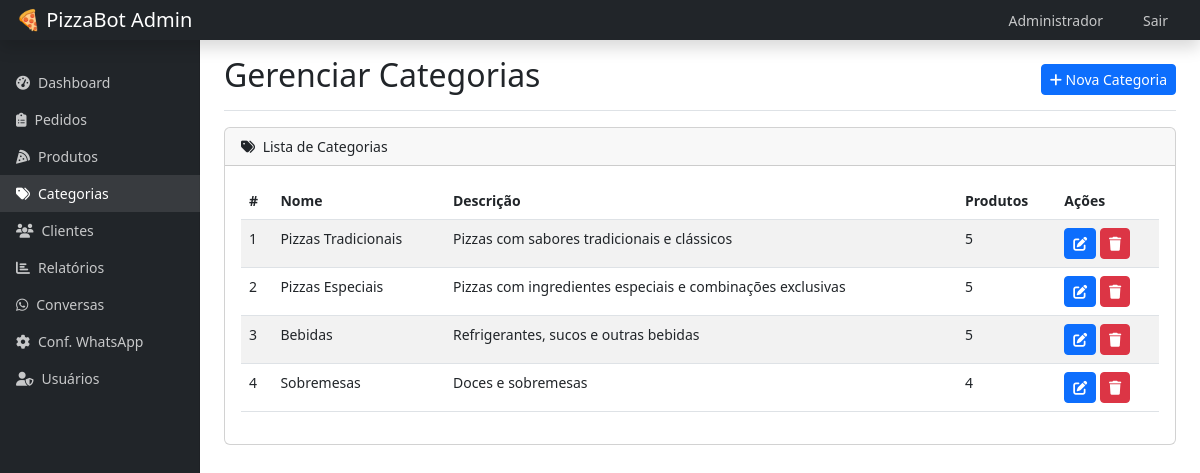
Page /admin/categories (signed in) on the committed database.
### models.py (models this page shows)
class User(db.Model, UserMixin):
    id = db.Column(db.Integer, primary_key=True)
    name = db.Column(db.String(100), nullable=False)
    email = db.Column(db.String(100), unique=True, nullable=False)
    password = db.Column(db.String(200), nullable=False)
    role = db.Column(db.String(20), default='staff')  # admin, staff
    created_at = db.Column(db.DateTime, default=datetime.utcnow)

class Category(db.Model):
    id = db.Column(db.Integer, primary_key=True)
    name = db.Column(db.String(100), nullable=False)
    description = db.Column(db.Text, nullable=True)
    products = db.relationship('Product', backref='category', lazy=True)

### routes/admin.py (the view)
@admin_bp.route('/categories')
@login_required
def categories():
    categories = Category.query.all()
    return render_template('admin/categories.html', categories=categories)

### app.py (called while the page is built)
@login_manager.user_loader
def load_user(user_id):
    return User.query.get(int(user_id))

### templates/admin/categories.html (shortened to what this page needs)
{% extends 'admin/base.html' %}
{% block content %}
<div class="d-flex justify-content-between flex-wrap flex-md-nowrap align-items-center pt-3 pb-2 mb-3 border-bottom">
    <h1 class="h2">Gerenciar Categorias</h1>
    <div class="btn-toolbar mb-2 mb-md-0">
        <button type="button" class="btn btn-sm btn-primary" data-bs-toggle="modal" data-bs-target="#addCategoryModal">
            <i class="fas fa-plus"></i> Nova Categoria
        </button>
    </div>
</div>
<div class="card mb-4">
    <div class="card-header">
        <i class="fas fa-tags me-1"></i>
        Lista de Categorias
    </div>
    <div class="card-body">
        <div class="table-responsive">
            <table class="table table-striped table-hover">
                <thead>
                    <tr>
                        <th>#</th>
                        <th>Nome</th>
                        <th>Descrição</th>
                        <th>Produtos</th>
                        <th>Ações</th>
                    </tr>
                </thead>
                <tbody>
                    {% for category in categories %}
                    <tr>
                        <td>{{ category.id }}</td>
                        <td>{{ category.name }}</td>
                        <td>{{ category.description or '-' }}</td>
                        <td>{{ category.products|length }}</td>
                        <td>
                            <button class="btn btn-sm btn-primary" data-bs-toggle="modal" data-bs-target="#editCategoryModal{{ category.id }}">
                                <i class="fas fa-edit"></i>
                            </button>
                            <button class="btn btn-sm btn-danger" data-bs-toggle="modal" data-bs-target="#deleteCategoryModal{{ category.id }}">
                                <i class="fas fa-trash"></i>
                            </button>
                        </td>
                    </tr>
                    {% endfor %}
                </tbody>
            </table>
        </div>
    </div>
</div>
{% endblock %}

### templates/admin/base.html (shortened to what this page needs)
<!DOCTYPE html>
<html lang="pt-BR">
<head>
    <link href="https://cdn.jsdelivr.net/npm/bootstrap@5.3.0-alpha1/dist/css/bootstrap.min.css" rel="stylesheet">
    <link rel="stylesheet" href="https://cdnjs.cloudflare.com/ajax/libs/font-awesome/6.4.0/css/all.min.css">
</head>
<body>
    <nav class="navbar navbar-dark sticky-top bg-dark flex-md-nowrap p-0 shadow">
        <a class="navbar-brand col-md-3 col-lg-2 mr-0 px-3" href="#">🍕 PizzaBot Admin</a>
        <ul class="navbar-nav px-3 d-flex flex-row">
            <li class="nav-item text-nowrap me-2">
                <span class="nav-link">{{ current_user.name }}</span>
            </li>
            <li class="nav-item text-nowrap">
                <a class="nav-link" href="{{ url_for('logout') }}">Sair</a>
            </li>
        </ul>
    </nav>
    <div class="container-fluid">
        <div class="row">
            <nav id="sidebarMenu" class="col-md-3 col-lg-2 d-md-block bg-dark sidebar collapse">
                <div class="sidebar-sticky pt-3">
                    <ul class="nav flex-column">
                        <li class="nav-item">
                            <a class="nav-link {% if request.endpoint == 'admin_bp.dashboard' %}active{% endif %}" href="{{ url_for('admin_bp.dashboard') }}">
                                <i class="fas fa-tachometer-alt me-2"></i>Dashboard
                            </a>
                        </li>
                        <li class="nav-item">
                            <a class="nav-link {% if request.endpoint == 'admin_bp.orders' %}active{% endif %}" href="{{ url_for('admin_bp.orders') }}">
                                <i class="fas fa-clipboard-list me-2"></i>Pedidos
                            </a>
                        </li>
                        <li class="nav-item">
                            <a class="nav-link {% if request.endpoint == 'admin_bp.products' %}active{% endif %}" href="{{ url_for('admin_bp.products') }}">
                                <i class="fas fa-pizza-slice me-2"></i>Produtos
                            </a>
                        </li>
                        <li class="nav-item">
                            <a class="nav-link {% if request.endpoint == 'admin_bp.categories' %}active{% endif %}" href="{{ url_for('admin_bp.categories') }}">
                                <i class="fas fa-tags me-2"></i>Categorias
                            </a>
                        </li>
                        <li class="nav-item">
                            <a class="nav-link {% if request.endpoint == 'admin_bp.customers' %}active{% endif %}" href="{{ url_for('admin_bp.customers') }}">
                                <i class="fas fa-users me-2"></i>Clientes
                            </a>
                        </li>
                        <li class="nav-item">
                            <a class="nav-link {% if request.endpoint == 'admin_bp.reports' %}active{% endif %}" href="{{ url_for('admin_bp.reports') }}">
                                <i class="fas fa-chart-bar me-2"></i>Relatórios
                            </a>
                        </li>
                        <li class="nav-item">
                            <a class="nav-link {% if request.endpoint == 'whatsapp_bp.conversations' %}active{% endif %}" href="{{ url_for('whatsapp_bp.conversations') }}">
                                <i class="fab fa-whatsapp me-2"></i>Conversas
                            </a>
                        </li>
                        <li class="nav-item">
                            <a class="nav-link {% if request.endpoint == 'whatsapp_bp.whatsapp_settings' %}active{% endif %}" href="{{ url_for('whatsapp_bp.whatsapp_settings') }}">
                                <i class="fas fa-cog me-2"></i>Conf. WhatsApp
                            </a>
                        </li>
                        {% if current_user.role == 'admin' %}
                        <li class="nav-item">
                            <a class="nav-link {% if request.endpoint == 'admin_bp.users' %}active{% endif %}" href="{{ url_for('admin_bp.users') }}">
                                <i class="fas fa-user-shield me-2"></i>Usuários
                            </a>
                        </li>
                        {% endif %}
                    </ul>
                </div>
            </nav>
            <main role="main" class="col-md-9 ml-sm-auto col-lg-10 px-md-4 content-wrapper main-content">
                {% block content %}{% endblock %}
            </main>
        </div>
    </div>
</body>
</html>

### templates/admin/base.html (style rules this page uses)
body { font-size: .875rem; }
.sidebar { position: fixed; top: 0; bottom: 0; left: 0; z-index: 100; padding: 48px 0 0; box-shadow: inset -1px 0 0 rgba(0, 0, 0, .1); background-color: #343a40; }
.sidebar-sticky { position: relative; top: 0; height: calc(100vh - 48px); padding-top: .5rem; overflow-x: hidden; overflow-y: auto; }
.nav-link { font-weight: 500; color: rgba(255, 255, 255, .75); padding: 0.5rem 1rem; }
.nav-link.active { color: #fff; background-color: rgba(255, 255, 255, .1); }
@media (min-width: 768px) { .main-content { margin-left: 16.666667%; } }
@media (min-width: 768px) { .sidebar { width: 16.666667%; } }

### rows in the picture
User: name "Administrador"
Category: id "1", name "Pizzas Tradicionais", description "Pizzas com sabores tradicionais e clássicos", products|length "5"
Category: id "2", name "Pizzas Especiais", description "Pizzas com ingredientes especiais e combinações exclusivas", products|length "5"
Category: id "3", name "Bebidas", description "Refrigerantes, sucos e outras bebidas", products|length "5"
Category: id "4", name "Sobremesas", description "Doces e sobremesas", products|length "4"
